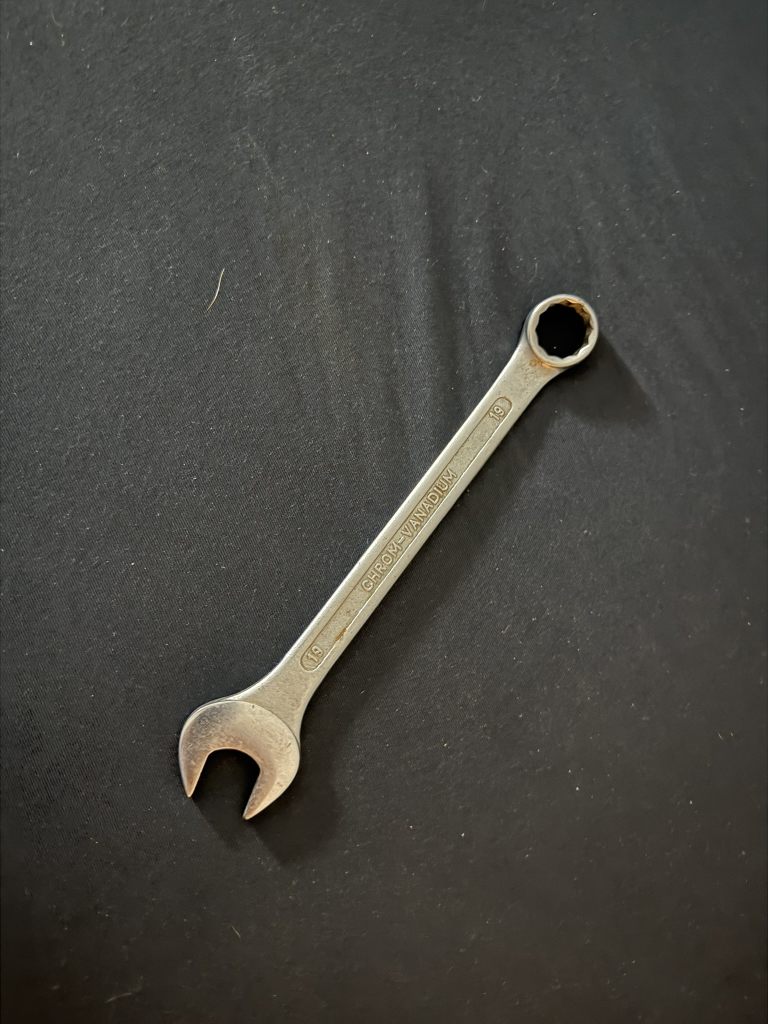
#> input picture data/schraubenschluessel/IMG_1749.JPEG, 1536 x 2048 px (shown at 1/2 size)
$ python -i schritt6_kleine_objekte_filtern.py   (imports and definitions only)
#> lines starting #> are read from the running program, lines starting #| are printed output that depends on the picture; after the words box and inside, x2 and y2 are one past the last pixel; in counts of white or black regions, pixels touching at a corner belong together
"""
Schritt 6: Kleine Objekte (Artefakte) ignorieren
Filtert Objekte basierend auf der Mindestanzahl von Pixeln.
Behält nur das größte Objekt und verbindet große Objekte.
"""

import numpy as np
from skimage.measure import label, regionprops
from skimage.morphology import dilation, square


def filter_small_objects(label_img, min_num_pixels=1000, keep_only_largest=True, connect_large_objects=True, large_object_threshold=0.3):
    """
    Filtert kleine Objekte aus der Maske heraus.

    Args:
        label_img: Label-Array mit nummerierten Objekten
        min_num_pixels: Mindestanzahl von Pixeln pro Objekt
        keep_only_largest: Wenn True, behält nur das größte Objekt (ignoriert min_num_pixels)
        connect_large_objects: Wenn True, verbindet große Objekte (wenn 2+ große Objekte vorhanden)
        large_object_threshold: Anteil der größten Region, ab dem ein Objekt als "groß" gilt (0.0-1.0)

    Returns:
        filtered_label_img: Gefiltertes Label-Array
        filtered_regions: Liste von gefilterten RegionProps-Objekten
    """
    regions = list(regionprops(label_img))

    if len(regions) == 0:
        print("Keine Regionen gefunden!")
        return label_img, []

    # Sortiere Regionen nach Größe (größte zuerst)
    regions_sorted = sorted(regions, key=lambda r: r.area, reverse=True)
    largest_area = regions_sorted[0].area

    print(f"Ursprünglich: {len(regions)} Regionen")
    print(f"Größte Region: {int(largest_area)} Pixel")

    # Erstelle eine Maske für große Objekte
    large_objects_mask = np.zeros_like(label_img, dtype=bool)

    if keep_only_largest:
        # Behalte nur das größte Objekt
        largest_region = regions_sorted[0]
        large_objects_mask[label_img == largest_region.label] = True
        filtered_regions = [largest_region]
        print(f"Behalte nur das größte Objekt: {int(largest_region.area)} Pixel")
    else:
        # Filtere nach min_num_pixels
        filtered_regions = []
        for region in regions_sorted:
            if region.area >= min_num_pixels:
                large_objects_mask[label_img == region.label] = True
                filtered_regions.append(region)
        print(f"Nach Filterung: {len(filtered_regions)} Regionen (min. {min_num_pixels} Pixel)")

    # Verbinde große Objekte, wenn gewünscht
    if connect_large_objects and len(regions_sorted) >= 2:
        # Finde große Objekte (größer als threshold * größte Region)
        large_regions = [r for r in regions_sorted if r.area >= large_object_threshold * largest_area]

        if len(large_regions) >= 2:
            print(f"Verbinde {len(large_regions)} große Objekte (jeweils >= {int(large_object_threshold * largest_area)} Pixel)")
            # Erstelle Maske mit allen großen Objekten
            large_objects_mask = np.zeros_like(label_img, dtype=bool)
            for region in large_regions:
                large_objects_mask[label_img == region.label] = True

            # Dilatiere die Maske, um nahe Objekte zu verbinden
            large_objects_mask = dilation(large_objects_mask, square(10))  # 10x10 Kernel zum Verbinden

            # Erstelle neues Label-Array (verbundene Objekte werden jetzt als ein Objekt erkannt)
            large_objects_mask = label(large_objects_mask)
            # Konvertiere zurück zu bool (alle verbundenen Objekte werden zu einem)
            large_objects_mask = large_objects_mask > 0

            # Berechne neue Regionen
            filtered_label_img = label(large_objects_mask)
            filtered_regions = list(regionprops(filtered_label_img))
            print(f"Nach Verbindung: {len(filtered_regions)} Objekt(e)")
        else:
            # Keine Verbindung nötig, erstelle Label-Array
            filtered_label_img = label(large_objects_mask)
    else:
        # Erstelle neues Label-Array nur mit großen Objekten
        filtered_label_img = label(large_objects_mask)

    return filtered_label_img, filtered_regions


def print_region_sizes(regions, max_display=10):
    """
    Gibt die Größen der Regionen aus.

    Args:
        regions: Liste von RegionProps-Objekten
        max_display: Maximale Anzahl anzuzeigender Regionen
    """
    if len(regions) < max_display:
        for ireg, reg in enumerate(regions):
            print(f"Region {ireg}: {int(reg.area):>6} Pixel")
    else:
        print(f"Anzahl Regionen: {len(regions)}")
        areas = [reg.area for reg in regions]
        print(f"Min: {int(min(areas))}, Max: {int(max(areas))}, Durchschnitt: {int(np.mean(areas))}")


# [32 lines not run here, left out]

>>> import cv2
>>> picture = cv2.imread('../data/schraubenschluessel/IMG_1749.JPEG', cv2.IMREAD_GRAYSCALE)
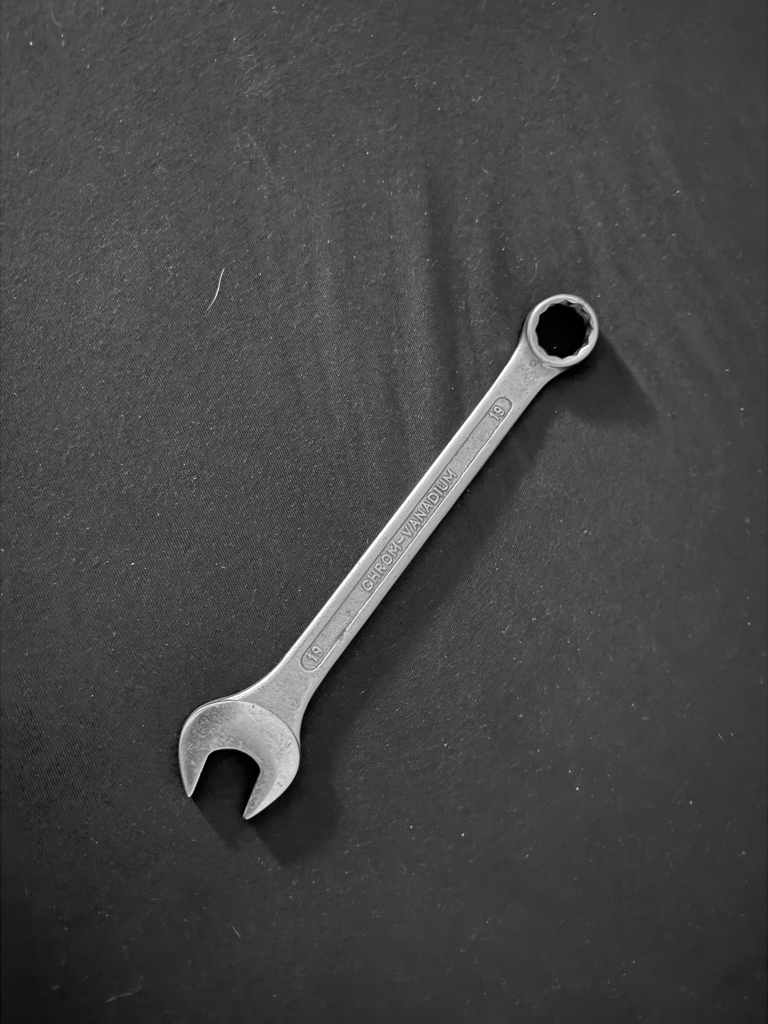
#> picture: shape (2048, 1536) (shown at 1/2 size); min 0, max 255, mean 69.3
>>> result = filter_small_objects(picture)
#> in filter_small_objects, `regions = list(regionprops(label_img))`: regions = 255 regions; largest, box (x1, y1, x2, y2) and area: (0, 0, 1530, 1999) 89268, (0, 0, 1531, 1999) 88491, (0, 0, 1528, 2000) 88360, (0, 0, 1532, 2009) 87787, (0, 0, 1534, 2007) 86895
#> in filter_small_objects, `regions_sorted = sorted(regions, key=lambda r: r.area, reverse=True)`: regions_sorted has the same summary as regions
#> in filter_small_objects, `largest_area = regions_sorted[0].area`: largest_area = 89268
#| Ursprünglich: 255 Regionen
#| Größte Region: 89268 Pixel
#> in filter_small_objects, `filtered_regions = [largest_region]`: filtered_regions = 1 regions; box (x1, y1, x2, y2) and area: (0, 0, 1530, 1999) 89268
#| Behalte nur das größte Objekt: 89268 Pixel
#> in filter_small_objects, `large_regions = [r for r in regions_sorted if r.area >= large_object_t..`: large_regions = 40 regions; largest, box (x1, y1, x2, y2) and area: (0, 0, 1530, 1999) 89268, (0, 0, 1531, 1999) 88491, (0, 0, 1528, 2000) 88360, (0, 0, 1532, 2009) 87787, (0, 0, 1534, 2007) 86895
#| Verbinde 40 große Objekte (jeweils >= 26780 Pixel)
#> the loop in filter_small_objects, `for region in large_regions:` made 40 passes
#> after the loop in filter_small_objects, `for region in large_regions:`:
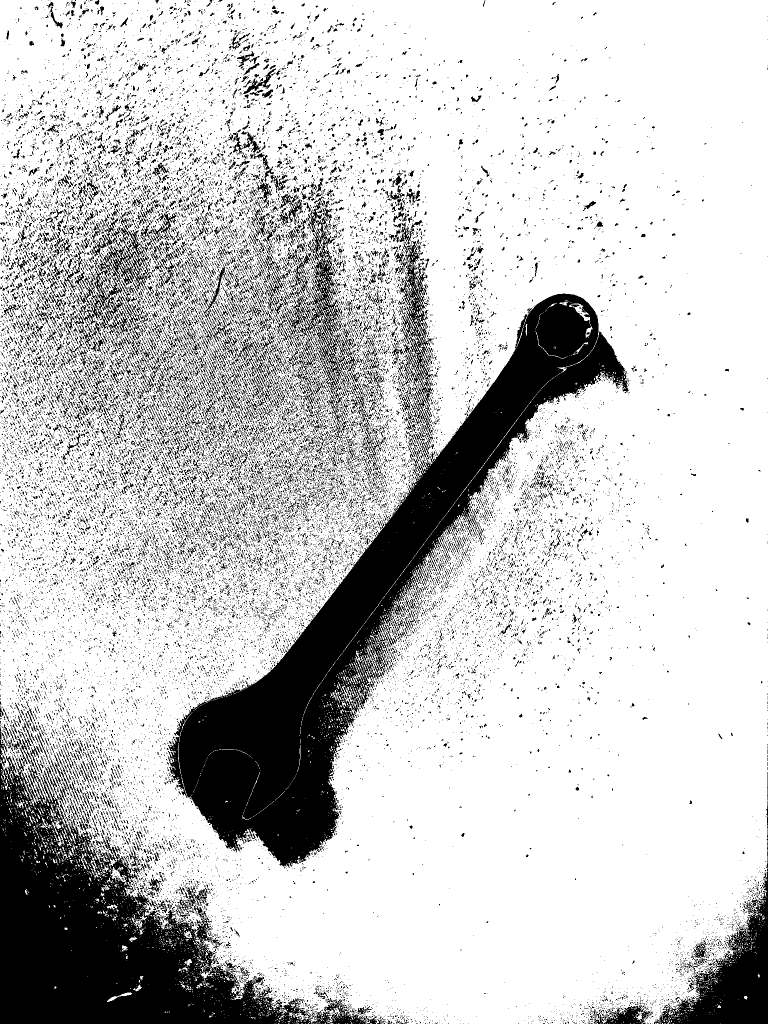
#> large_objects_mask: shape (2048, 1536) bool (shown at 1/2 size); 78.8% white; 29516 black regions (27130 under 20 px), largest, box (x1, y1, x2, y2) and area: (336, 587, 1258, 1736) 214699, (0, 1471, 626, 2048) 147304, (1308, 1602, 1536, 2048) 25910
#> in filter_small_objects, `large_objects_mask = dilation(large_objects_mask, square(10))`:
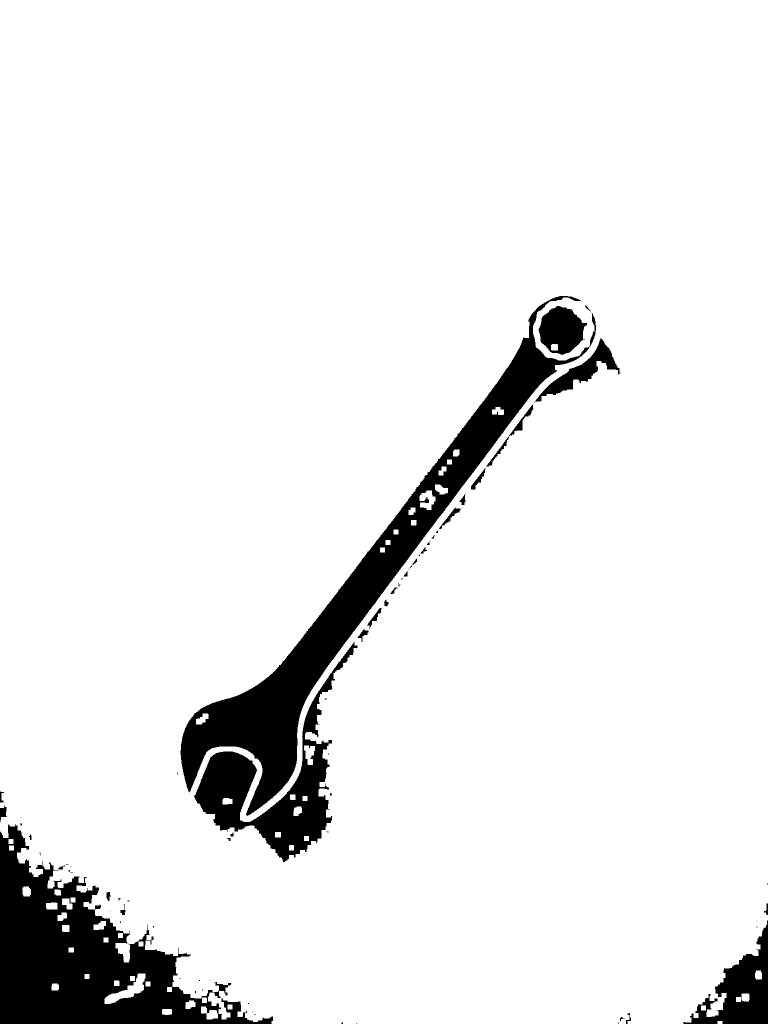
#> large_objects_mask: shape (2048, 1536) bool (shown at 1/2 size); 92.2% white; 74 black regions (43 under 20 px)
#> in filter_small_objects, `large_objects_mask = label(large_objects_mask)`:
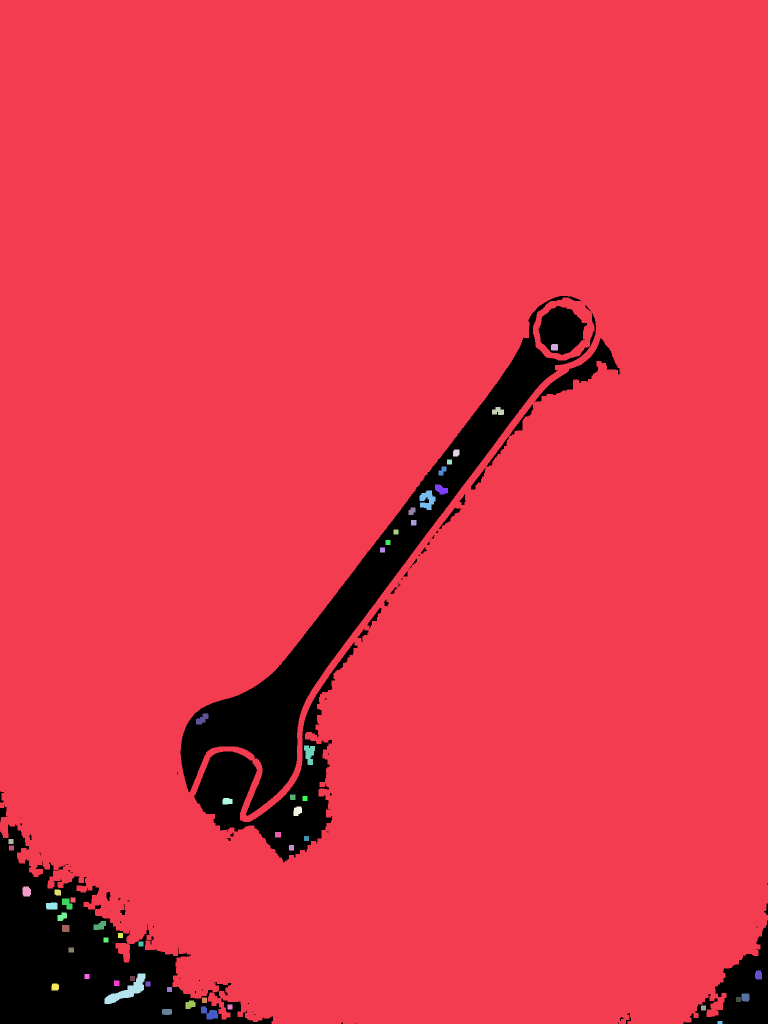
#> large_objects_mask: shape (2048, 1536) int32 (shown at 1/2 size); 54 distinct labels, from 0 to 53; one colour per label, 0 black
#> in filter_small_objects, `filtered_regions = list(regionprops(filtered_label_img))`: filtered_regions = 53 regions; largest, box (x1, y1, x2, y2) and area: (0, 0, 1536, 2048) 2889487, (209, 1947, 291, 2008) 1745, (839, 981, 871, 1020) 801, (608, 1491, 630, 1530) 581, (402, 2013, 436, 2039) 526
#| Nach Verbindung: 53 Objekt(e)

$ run again, on data/schraubenschluessel/small/IMG_1751.JPEG
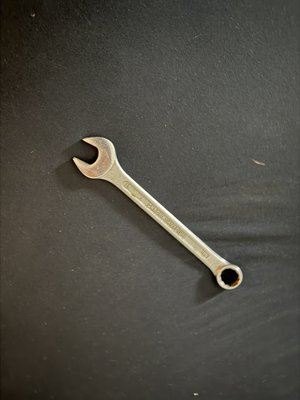
#> input picture data/schraubenschluessel/small/IMG_1751.JPEG, 300 x 400 px
#> regions = 255 regions; largest, box (x1, y1, x2, y2) and area: (4, 18, 300, 353) 3395, (4, 9, 300, 364) 3375, (19, 27, 300, 348) 3361, (16, 14, 300, 349) 3324, (17, 8, 300, 364) 3300
#> regions_sorted has the same summary as regions
#> largest_area = 3395
#| Ursprünglich: 255 Regionen
#| Größte Region: 3395 Pixel
#> in filter_small_objects, `filtered_regions = [largest_region]`: filtered_regions = 1 regions; box (x1, y1, x2, y2) and area: (4, 18, 300, 353) 3395
#| Behalte nur das größte Objekt: 3395 Pixel
#> large_regions = 39 regions; largest, box (x1, y1, x2, y2) and area: (4, 18, 300, 353) 3395, (4, 9, 300, 364) 3375, (19, 27, 300, 348) 3361, (16, 14, 300, 349) 3324, (17, 8, 300, 364) 3300
#| Verbinde 39 große Objekte (jeweils >= 1018 Pixel)
#> the loop in filter_small_objects, `for region in large_regions:` made 39 passes
#> after the loop in filter_small_objects, `for region in large_regions:`:
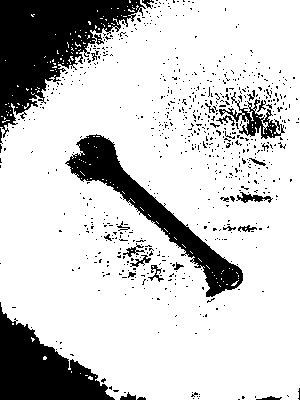
#> large_objects_mask: shape (400, 300) bool; 79.9% white; 718 black regions (689 under 20 px), largest, box (x1, y1, x2, y2) and area: (0, 0, 146, 138) 9171, (0, 302, 115, 400) 5550, (65, 134, 243, 297) 5371
#> in filter_small_objects, `large_objects_mask = label(large_objects_mask)`:
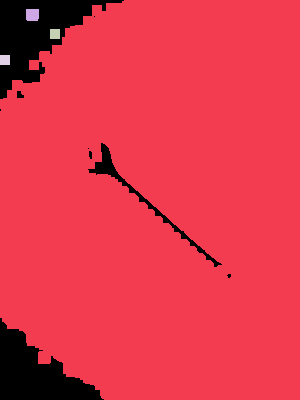
#> large_objects_mask: shape (400, 300) int32; 5 distinct labels, from 0 to 4; one colour per label, 0 black
#> in filter_small_objects, `filtered_regions = list(regionprops(filtered_label_img))`: filtered_regions = 4 regions; box (x1, y1, x2, y2) and area: (0, 0, 300, 400) 109442, (26, 9, 39, 21) 153, (50, 29, 60, 39) 100, (0, 55, 10, 65) 100
#| Nach Verbindung: 4 Objekt(e)
